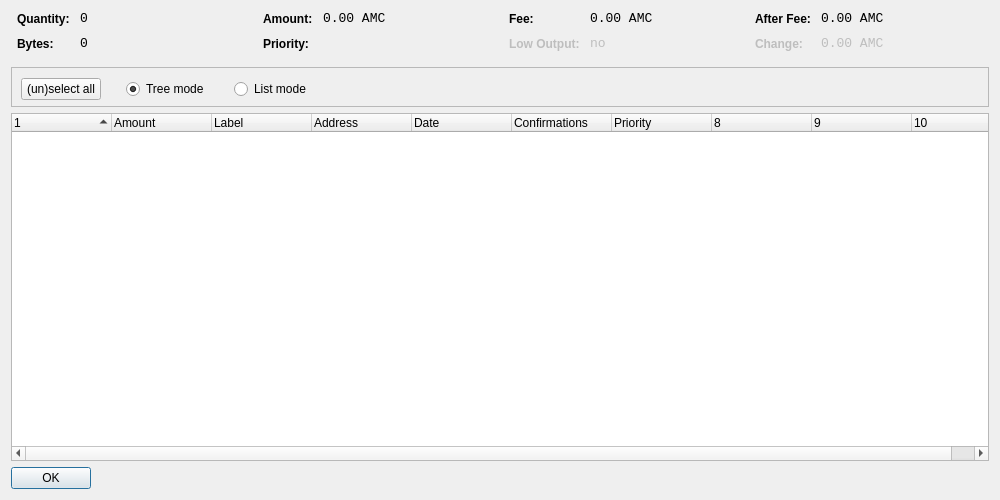
<?xml version="1.0" encoding="UTF-8"?>
<ui version="4.0">
 <class>CoinControlDialog</class>
 <widget class="QDialog" name="CoinControlDialog">
  <property name="geometry">
   <rect>
    <x>0</x>
    <y>0</y>
    <width>1000</width>
    <height>500</height>
   </rect>
  </property>
  <property name="windowTitle">
   <string>Coin Control</string>
  </property>
  <layout class="QVBoxLayout" name="verticalLayout">
   <item>
    <layout class="QHBoxLayout" name="horizontalLayoutTop" stretch="0,0,0,0">
     <property name="topMargin">
      <number>0</number>
     </property>
     <property name="bottomMargin">
      <number>10</number>
     </property>
     <item>
      <layout class="QFormLayout" name="formLayoutCoinControl1">
       <property name="horizontalSpacing">
        <number>10</number>
       </property>
       <property name="verticalSpacing">
        <number>10</number>
       </property>
       <property name="leftMargin">
        <number>6</number>
       </property>
       <property name="rightMargin">
        <number>6</number>
       </property>
       <item row="0" column="0">
        <widget class="QLabel" name="labelCoinControlQuantityText">
         <property name="styleSheet">
          <string notr="true">font-weight:bold;</string>
         </property>
         <property name="text">
          <string>Quantity:</string>
         </property>
        </widget>
       </item>
       <item row="0" column="1">
        <widget class="QLabel" name="labelCoinControlQuantity">
         <property name="font">
          <font>
           <family>Monospace</family>
           <pointsize>10</pointsize>
          </font>
         </property>
         <property name="cursor">
          <cursorShape>IBeamCursor</cursorShape>
         </property>
         <property name="contextMenuPolicy">
          <enum>Qt::ActionsContextMenu</enum>
         </property>
         <property name="text">
          <string notr="true">0</string>
         </property>
         <property name="textInteractionFlags">
          <set>Qt::LinksAccessibleByMouse|Qt::TextSelectableByKeyboard|Qt::TextSelectableByMouse</set>
         </property>
        </widget>
       </item>
       <item row="1" column="0">
        <widget class="QLabel" name="labelCoinControlBytesText">
         <property name="styleSheet">
          <string notr="true">font-weight:bold;</string>
         </property>
         <property name="text">
          <string>Bytes:</string>
         </property>
        </widget>
       </item>
       <item row="1" column="1">
        <widget class="QLabel" name="labelCoinControlBytes">
         <property name="font">
          <font>
           <family>Monospace</family>
           <pointsize>10</pointsize>
          </font>
         </property>
         <property name="cursor">
          <cursorShape>IBeamCursor</cursorShape>
         </property>
         <property name="contextMenuPolicy">
          <enum>Qt::ActionsContextMenu</enum>
         </property>
         <property name="text">
          <string notr="true">0</string>
         </property>
         <property name="textInteractionFlags">
          <set>Qt::LinksAccessibleByMouse|Qt::TextSelectableByKeyboard|Qt::TextSelectableByMouse</set>
         </property>
        </widget>
       </item>
      </layout>
     </item>
     <item>
      <layout class="QFormLayout" name="formLayoutCoinControl2">
       <property name="horizontalSpacing">
        <number>10</number>
       </property>
       <property name="verticalSpacing">
        <number>10</number>
       </property>
       <property name="leftMargin">
        <number>6</number>
       </property>
       <property name="rightMargin">
        <number>6</number>
       </property>
       <item row="0" column="0">
        <widget class="QLabel" name="labelCoinControlAmountText">
         <property name="styleSheet">
          <string notr="true">font-weight:bold;</string>
         </property>
         <property name="text">
          <string>Amount:</string>
         </property>
        </widget>
       </item>
       <item row="0" column="1">
        <widget class="QLabel" name="labelCoinControlAmount">
         <property name="font">
          <font>
           <family>Monospace</family>
           <pointsize>10</pointsize>
          </font>
         </property>
         <property name="cursor">
          <cursorShape>IBeamCursor</cursorShape>
         </property>
         <property name="contextMenuPolicy">
          <enum>Qt::ActionsContextMenu</enum>
         </property>
         <property name="text">
          <string notr="true">0.00 AMC</string>
         </property>
         <property name="textInteractionFlags">
          <set>Qt::LinksAccessibleByMouse|Qt::TextSelectableByKeyboard|Qt::TextSelectableByMouse</set>
         </property>
        </widget>
       </item>
       <item row="1" column="0">
        <widget class="QLabel" name="labelCoinControlPriorityText">
         <property name="styleSheet">
          <string notr="true">font-weight:bold;</string>
         </property>
         <property name="text">
          <string>Priority:</string>
         </property>
        </widget>
       </item>
       <item row="1" column="1">
        <widget class="QLabel" name="labelCoinControlPriority">
         <property name="font">
          <font>
           <family>Monospace</family>
           <pointsize>10</pointsize>
          </font>
         </property>
         <property name="cursor">
          <cursorShape>IBeamCursor</cursorShape>
         </property>
         <property name="contextMenuPolicy">
          <enum>Qt::ActionsContextMenu</enum>
         </property>
         <property name="text">
          <string/>
         </property>
         <property name="textInteractionFlags">
          <set>Qt::LinksAccessibleByMouse|Qt::TextSelectableByKeyboard|Qt::TextSelectableByMouse</set>
         </property>
        </widget>
       </item>
      </layout>
     </item>
     <item>
      <layout class="QFormLayout" name="formLayoutCoinControl3">
       <property name="horizontalSpacing">
        <number>10</number>
       </property>
       <property name="verticalSpacing">
        <number>10</number>
       </property>
       <property name="leftMargin">
        <number>6</number>
       </property>
       <property name="rightMargin">
        <number>6</number>
       </property>
       <item row="0" column="0">
        <widget class="QLabel" name="labelCoinControlFeeText">
         <property name="styleSheet">
          <string notr="true">font-weight:bold;</string>
         </property>
         <property name="text">
          <string>Fee:</string>
         </property>
        </widget>
       </item>
       <item row="0" column="1">
        <widget class="QLabel" name="labelCoinControlFee">
         <property name="font">
          <font>
           <family>Monospace</family>
           <pointsize>10</pointsize>
          </font>
         </property>
         <property name="cursor">
          <cursorShape>IBeamCursor</cursorShape>
         </property>
         <property name="contextMenuPolicy">
          <enum>Qt::ActionsContextMenu</enum>
         </property>
         <property name="text">
          <string notr="true">0.00 AMC</string>
         </property>
         <property name="textInteractionFlags">
          <set>Qt::LinksAccessibleByMouse|Qt::TextSelectableByKeyboard|Qt::TextSelectableByMouse</set>
         </property>
        </widget>
       </item>
       <item row="1" column="0">
        <widget class="QLabel" name="labelCoinControlLowOutputText">
         <property name="enabled">
          <bool>false</bool>
         </property>
         <property name="styleSheet">
          <string notr="true">font-weight:bold;</string>
         </property>
         <property name="text">
          <string>Low Output:</string>
         </property>
        </widget>
       </item>
       <item row="1" column="1">
        <widget class="QLabel" name="labelCoinControlLowOutput">
         <property name="enabled">
          <bool>false</bool>
         </property>
         <property name="font">
          <font>
           <family>Monospace</family>
           <pointsize>10</pointsize>
          </font>
         </property>
         <property name="cursor">
          <cursorShape>IBeamCursor</cursorShape>
         </property>
         <property name="contextMenuPolicy">
          <enum>Qt::ActionsContextMenu</enum>
         </property>
         <property name="text">
          <string notr="true">no</string>
         </property>
         <property name="textInteractionFlags">
          <set>Qt::LinksAccessibleByMouse|Qt::TextSelectableByKeyboard|Qt::TextSelectableByMouse</set>
         </property>
        </widget>
       </item>
      </layout>
     </item>
     <item>
      <layout class="QFormLayout" name="formLayoutCoinControl4">
       <property name="horizontalSpacing">
        <number>10</number>
       </property>
       <property name="verticalSpacing">
        <number>10</number>
       </property>
       <property name="leftMargin">
        <number>6</number>
       </property>
       <property name="rightMargin">
        <number>6</number>
       </property>
       <item row="0" column="0">
        <widget class="QLabel" name="labelCoinControlAfterFeeText">
         <property name="styleSheet">
          <string notr="true">font-weight:bold;</string>
         </property>
         <property name="text">
          <string>After Fee:</string>
         </property>
        </widget>
       </item>
       <item row="0" column="1">
        <widget class="QLabel" name="labelCoinControlAfterFee">
         <property name="font">
          <font>
           <family>Monospace</family>
           <pointsize>10</pointsize>
          </font>
         </property>
         <property name="cursor">
          <cursorShape>IBeamCursor</cursorShape>
         </property>
         <property name="contextMenuPolicy">
          <enum>Qt::ActionsContextMenu</enum>
         </property>
         <property name="text">
          <string notr="true">0.00 AMC</string>
         </property>
         <property name="textInteractionFlags">
          <set>Qt::LinksAccessibleByMouse|Qt::TextSelectableByKeyboard|Qt::TextSelectableByMouse</set>
         </property>
        </widget>
       </item>
       <item row="1" column="0">
        <widget class="QLabel" name="labelCoinControlChangeText">
         <property name="enabled">
          <bool>false</bool>
         </property>
         <property name="styleSheet">
          <string notr="true">font-weight:bold;</string>
         </property>
         <property name="text">
          <string>Change:</string>
         </property>
        </widget>
       </item>
       <item row="1" column="1">
        <widget class="QLabel" name="labelCoinControlChange">
         <property name="enabled">
          <bool>false</bool>
         </property>
         <property name="font">
          <font>
           <family>Monospace</family>
           <pointsize>10</pointsize>
          </font>
         </property>
         <property name="cursor">
          <cursorShape>IBeamCursor</cursorShape>
         </property>
         <property name="contextMenuPolicy">
          <enum>Qt::ActionsContextMenu</enum>
         </property>
         <property name="text">
          <string notr="true">0.00 AMC</string>
         </property>
         <property name="textInteractionFlags">
          <set>Qt::LinksAccessibleByMouse|Qt::TextSelectableByKeyboard|Qt::TextSelectableByMouse</set>
         </property>
        </widget>
       </item>
      </layout>
     </item>
    </layout>
   </item>
   <item>
    <widget class="QFrame" name="frame">
     <property name="minimumSize">
      <size>
       <width>0</width>
       <height>40</height>
      </size>
     </property>
     <property name="frameShape">
      <enum>QFrame::StyledPanel</enum>
     </property>
     <property name="frameShadow">
      <enum>QFrame::Sunken</enum>
     </property>
     <property name="lineWidth">
      <number>1</number>
     </property>
     <widget class="QWidget" name="horizontalLayoutWidget">
      <property name="geometry">
       <rect>
        <x>10</x>
        <y>10</y>
        <width>781</width>
        <height>25</height>
       </rect>
      </property>
      <layout class="QHBoxLayout" name="horizontalLayoutPanel" stretch="0,0,0,0">
       <property name="spacing">
        <number>25</number>
       </property>
       <property name="topMargin">
        <number>0</number>
       </property>
       <property name="bottomMargin">
        <number>0</number>
       </property>
       <item>
        <widget class="QPushButton" name="pushButtonSelectAll">
         <property name="sizePolicy">
          <sizepolicy hsizetype="Maximum" vsizetype="Fixed">
           <horstretch>0</horstretch>
           <verstretch>0</verstretch>
          </sizepolicy>
         </property>
         <property name="text">
          <string>(un)select all</string>
         </property>
        </widget>
       </item>
       <item>
        <widget class="QRadioButton" name="radioTreeMode">
         <property name="sizePolicy">
          <sizepolicy hsizetype="Maximum" vsizetype="Fixed">
           <horstretch>0</horstretch>
           <verstretch>0</verstretch>
          </sizepolicy>
         </property>
         <property name="text">
          <string>Tree mode</string>
         </property>
         <property name="checked">
          <bool>true</bool>
         </property>
        </widget>
       </item>
       <item>
        <widget class="QRadioButton" name="radioListMode">
         <property name="sizePolicy">
          <sizepolicy hsizetype="Maximum" vsizetype="Fixed">
           <horstretch>0</horstretch>
           <verstretch>0</verstretch>
          </sizepolicy>
         </property>
         <property name="text">
          <string>List mode</string>
         </property>
        </widget>
       </item>
       <item>
        <spacer name="horizontalSpacer">
         <property name="orientation">
          <enum>Qt::Horizontal</enum>
         </property>
         <property name="sizeHint" stdset="0">
          <size>
           <width>40</width>
           <height>20</height>
          </size>
         </property>
        </spacer>
       </item>
      </layout>
     </widget>
    </widget>
   </item>
   <item>
    <widget class="CoinControlTreeWidget" name="treeWidget">
     <property name="contextMenuPolicy">
      <enum>Qt::CustomContextMenu</enum>
     </property>
     <property name="sortingEnabled">
      <bool>false</bool>
     </property>
     <property name="columnCount">
      <number>10</number>
     </property>
     <attribute name="headerShowSortIndicator" stdset="0">
      <bool>true</bool>
     </attribute>
     <attribute name="headerStretchLastSection">
      <bool>false</bool>
     </attribute>
     <column>
      <property name="text">
       <string/>
      </property>
     </column>
     <column>
      <property name="text">
       <string>Amount</string>
      </property>
     </column>
     <column>
      <property name="text">
       <string>Label</string>
      </property>
     </column>
     <column>
      <property name="text">
       <string>Address</string>
      </property>
     </column>
     <column>
      <property name="text">
       <string>Date</string>
      </property>
     </column>
     <column>
      <property name="text">
       <string>Confirmations</string>
      </property>
      <property name="toolTip">
       <string>Confirmed</string>
      </property>
     </column>
     <column>
      <property name="text">
       <string>Priority</string>
      </property>
     </column>
     <column>
      <property name="text">
       <string/>
      </property>
     </column>
     <column>
      <property name="text">
       <string/>
      </property>
     </column>
     <column>
      <property name="text">
       <string/>
      </property>
     </column>
    </widget>
   </item>
   <item>
    <widget class="QDialogButtonBox" name="buttonBox">
     <property name="sizePolicy">
      <sizepolicy hsizetype="Maximum" vsizetype="Fixed">
       <horstretch>0</horstretch>
       <verstretch>0</verstretch>
      </sizepolicy>
     </property>
     <property name="orientation">
      <enum>Qt::Horizontal</enum>
     </property>
     <property name="standardButtons">
      <set>QDialogButtonBox::Ok</set>
     </property>
    </widget>
   </item>
  </layout>
 </widget>
 <customwidgets>
  <customwidget>
   <class>CoinControlTreeWidget</class>
   <extends>QTreeWidget</extends>
   <header>coincontroltreewidget.h</header>
  </customwidget>
 </customwidgets>
 <resources/>
 <connections/>
</ui>
